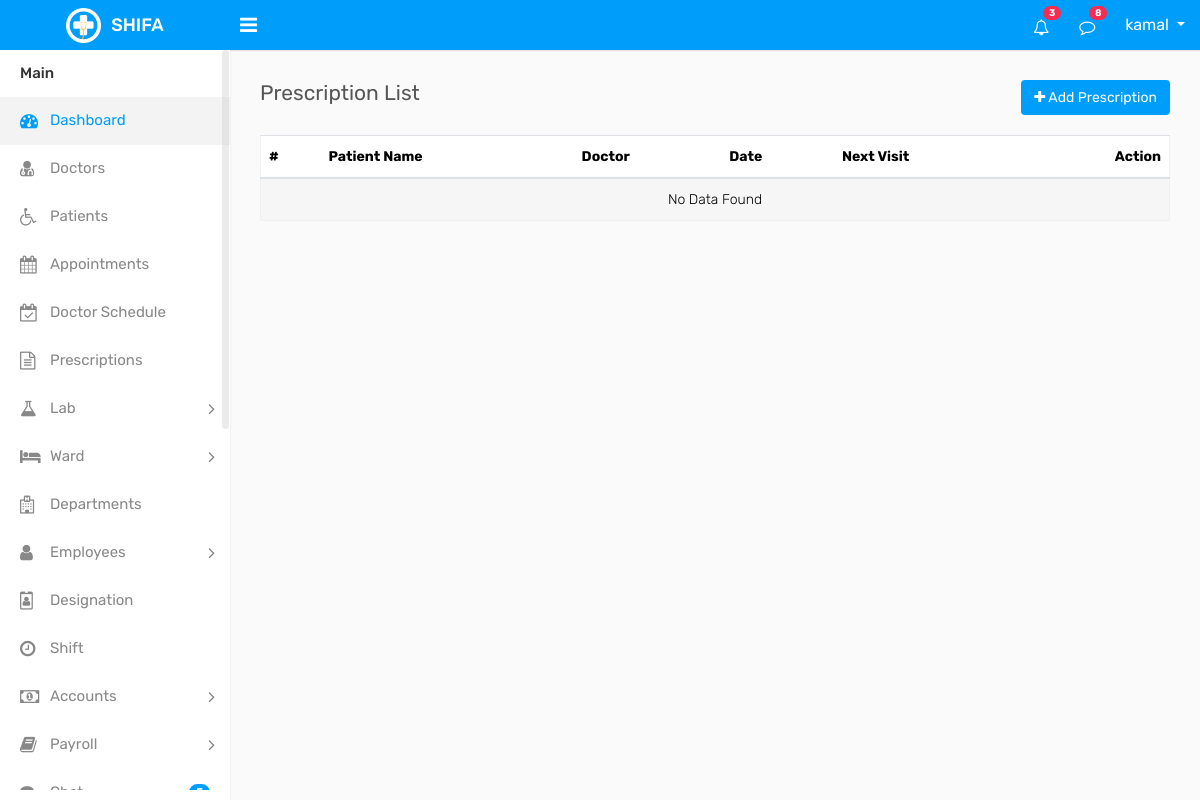
The app's page /prescription/prescription_list.php (signed in), older data.
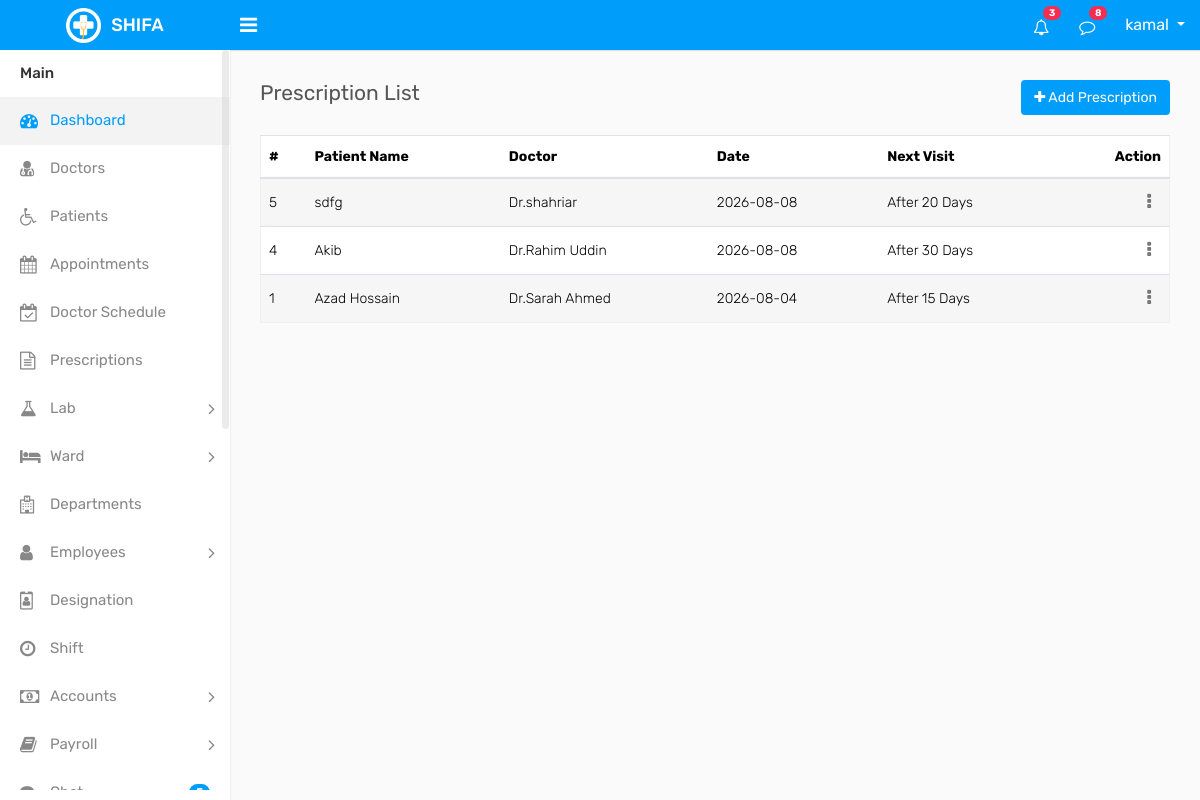
The same page, newer data.
### tables this page shows
CREATE TABLE `prescriptions` (
  `id` int(11) NOT NULL,
  `patient_id` int(11) NOT NULL,
  `doctor_id` int(11) NOT NULL,
  `Obj_date` date NOT NULL,
  `Cc` text DEFAULT NULL,
  `Dx` text DEFAULT NULL,
  `Inv` text DEFAULT NULL,
  `medicines` longtext DEFAULT NULL,
  `additional_notes` text DEFAULT NULL,
  `Weight` varchar(20) DEFAULT NULL,
  `Next_visit_day` int(11) DEFAULT NULL
);

CREATE TABLE `patients` (
  `id` int(11) NOT NULL,
  `name` varchar(100) DEFAULT NULL,
  `gender` int(3) DEFAULT NULL COMMENT '1=male,2=female,3=others',
  `age` int(2) DEFAULT NULL,
  `blood_group` int(6) DEFAULT NULL,
  `phone` varchar(20) DEFAULT NULL,
  `email` varchar(100) DEFAULT NULL,
  `address` varchar(200) DEFAULT NULL,
  `emergency_contact` varchar(20) DEFAULT NULL,
  `created_at` timestamp NOT NULL DEFAULT current_timestamp(),
  `updated_at` timestamp NOT NULL DEFAULT current_timestamp() ON UPDATE current_timestamp(),
  `deleted_at` datetime DEFAULT NULL,
  `created_by` int(11) DEFAULT NULL,
  `updated_by` int(11) DEFAULT NULL
);

CREATE TABLE `doctors` (
  `id` int(11) NOT NULL,
  `department_id` int(11) NOT NULL,
  `designation_id` int(11) NOT NULL,
  `shift_id` int(11) NOT NULL,
  `name` varchar(100) DEFAULT NULL,
  `gender` int(11) DEFAULT NULL COMMENT '1=male,2=female,3=others',
  `specialization` varchar(100) DEFAULT NULL,
  `qualification` varchar(100) DEFAULT NULL,
  `experience` int(11) DEFAULT NULL,
  `phone` varchar(20) DEFAULT NULL,
  `email` varchar(100) DEFAULT NULL,
  `address` text DEFAULT NULL,
  `status` int(2) NOT NULL COMMENT '0=inactive,1=active',
  `created_at` timestamp NOT NULL DEFAULT current_timestamp(),
  `updated_at` timestamp NOT NULL DEFAULT current_timestamp() ON UPDATE current_timestamp(),
  `deleted_at` datetime DEFAULT NULL
);

### prescription/prescription_list.php (the view, shortened to what this page needs)
<?php require_once "../component/header.php";?>
<?php require_once "../component/sidebar.php";?>
<?php require_once "../component/connection.php";?>
<?php
$conn = $crud->conn;
$sql = "SELECT p.*, pt.name as patient_name, d.name as doctor_name
        FROM prescriptions p
        LEFT JOIN patients pt ON p.patient_id = pt.id
        LEFT JOIN doctors d ON p.doctor_id = d.id
        ORDER BY p.id DESC";
$result = $conn->query($sql);
?>
<div class="page-wrapper">
    <div class="content">
        <div class="row">
            <div class="col-sm-4 col-3">
                <h4 class="page-title">Prescription List</h4>
            </div>
            <div class="col-sm-8 col-9 text-right m-b-20">
                <a href="add_prescription.php" class="btn btn-primary">
                    <i class="fa fa-plus"></i> Add Prescription
                </a>
            </div>
        </div>
        <div class="row">
            <div class="col-md-12">
                <div class="table-responsive">
                    <table class="table table-striped custom-table mb-0">
                        <thead>
                            <tr>
                                <th>#</th>
                                <th>Patient Name</th>
                                <th>Doctor</th>
                                <th>Date</th>
                                <th>Next Visit</th>
                                <th class="text-right">Action</th>
                            </tr>
                        </thead>
                        <tbody>
                        <?php
                        if($result && $result->num_rows > 0){
                            while($row = $result->fetch_assoc()){
                        ?>
                            <tr>
                                <td><?php echo $row['id'];?></td>
                                <td><?php echo $row['patient_name'];?></td>
                                <td> <?php echo $row['doctor_name'];?></td>
                                <td><?php echo $row['Obj_date'];?></td>
                                <td>After <?php echo $row['Next_visit_day'];?> Days</td>
                                <td class="text-right">
                                    <div class="dropdown dropdown-action">
                                        <a href="#" class="action-icon dropdown-toggle" data-toggle="dropdown"><i class="fa fa-ellipsis-v"></i></a>
                                    </div>
                                </td>
                            </tr>
                        <?php
                            }
                        } else {
                            echo "<tr><td colspan='6' class='text-center'>No Data Found</td></tr>";
                        }
                        ?>
                        </tbody>
                    </table>
                </div>
            </div>
        </div>
    </div>
</div>
<?php require_once "../component/footer.php";?>

Row changes from the older to the newer data that the page shows:
added prescriptions: id "5", patient.name "sdfg", doctor.name "Dr.shahriar", Obj_date "2026-08-08", Next_visit_day "20"
added prescriptions: id "4", patient.name "Akib", doctor.name "Dr.Rahim Uddin", Obj_date "2026-08-08", Next_visit_day "30"
added prescriptions: id "1", patient.name "Azad Hossain", doctor.name "Dr.Sarah Ahmed", Obj_date "2026-08-04", Next_visit_day "15"
Text that changed along with them:
text no longer shown: "No Data Found"
